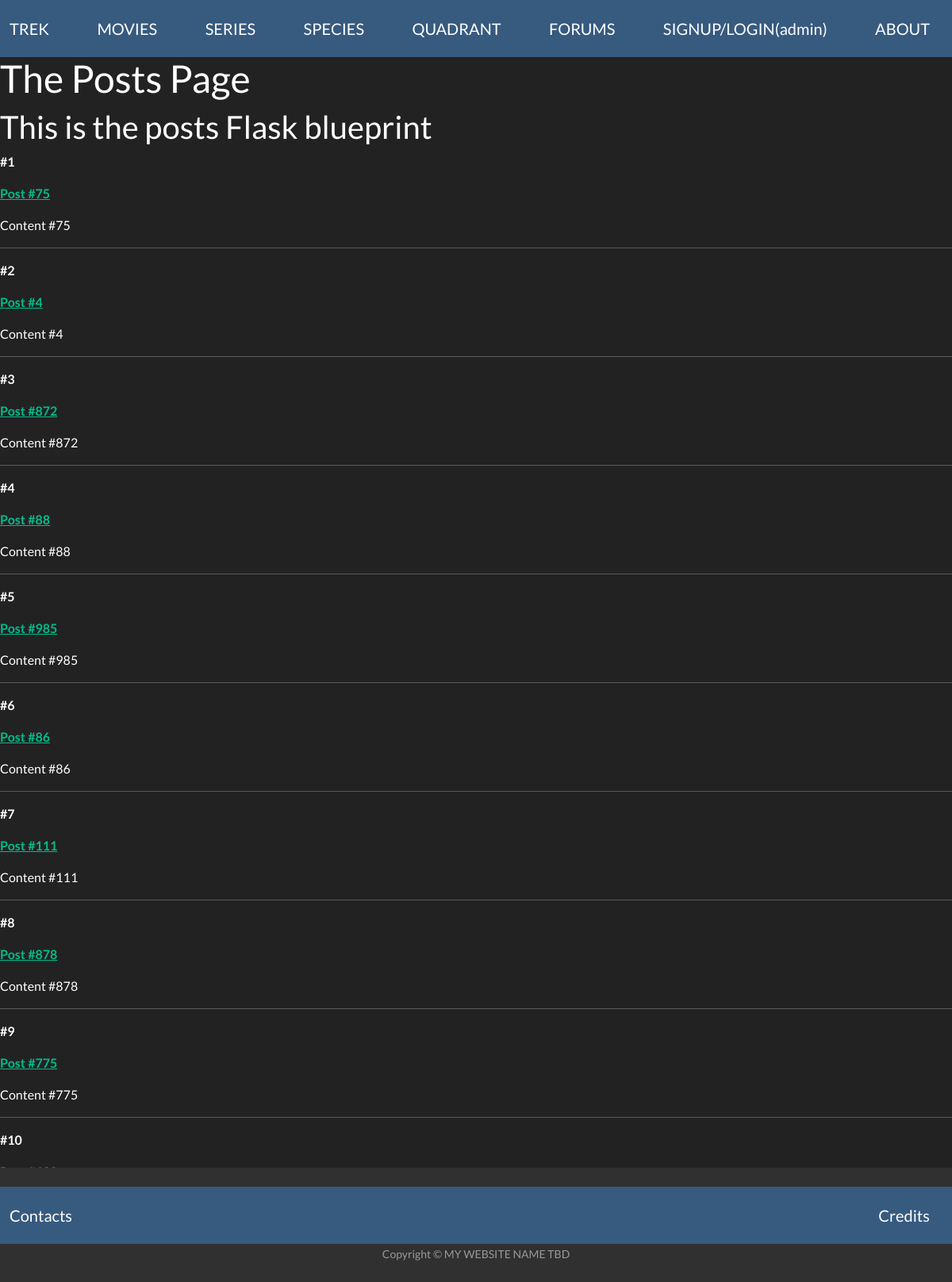
The page /forums on the database its author committed.
### app/trek_blueprints/forums/models/posts.py (models this page shows, shortened)
class Post(db.Model):
    id = db.Column(db.Integer, primary_key=True)
    title = db.Column(db.String(150))
    content = db.Column(db.Text)

### app/trek_blueprints/forums/routes.py (the view)
@forums_bp.route('/forums')
def index():
    posts = Post.query.all()
    return render_template('forums.html', posts=posts)

### app/trek_blueprints/forums/templates/forums.html
{% extends 'base.html' %}
{% block content %}
    <span class="title"><h1>{% block title %} The Posts Page {% endblock %}</h1></span>
    <div class="content">
        <h2>This is the posts Flask blueprint</h2>
        {% for post in posts %}
            <div class="post">
                <p><b>#{{ post.id }}</b></p>
                <p class="title">
                    <b>
                        <a href="#">
                            {{ post.title }}
                        </a>
                    </b>
                </p>
                <div class="content">
                    <p>{{ post.content }}</p>
                </div>
                <hr>
            </div>
        {% endfor %}
    </div>
{% endblock %}

### app/templates/base.html (shortened to what this page needs)
<!DOCTYPE html>
<html lang="en">
<head>
    <link rel="stylesheet" href="https://bootswatch.com/5/darkly/bootstrap.min.css">
</head>
<body>
    <nav class="navbar navbar-expand-lg navbar-dark bg-primary fixed-top">
        <div class="container-fluid">
            <a href="/" class="navbar-brand" id="trek-home">TREK</a>
            <a href="/movies" class="navbar-brand" id="trek-movies">MOVIES</a>
            <a href="" class="navbar-brand" id="trek-series">SERIES</a>
            <a href="" class="navbar-brand" id="trek-species">SPECIES</a>
            <a href="" class="navbar-brand" id="trek-quadrants">QUADRANT</a>
            <a href="/forums" class="navbar-brand" id="forums">FORUMS</a>
            <a href="/admin" class="navbar-brand" id="trek-admin">SIGNUP/LOGIN(admin)</a>
            <a href="" class="navbar-brand" id="trek-about">ABOUT</a>
        </div>
    </nav>
    <div class="content-wrapper" style="margin-top: 70px; margin-bottom: 70px;">
        {% block content %}{% endblock %}
      </div>
<footer id="sticky-footer" class="footer fixed-bottom flex-shrink-0 py-4 bg-dark text-white-50">
    <nav class="navbar navbar-expand-lg navbar-dark bg-primary">
        <div class="container-fluid">
            <a href="" class="navbar-brand" id="trek-contact">Contacts</a>
            <a href="" class="navbar-brand" id="trek-credits">Credits</a></nav>
    <div class="container text-center">
        <small>Copyright &copy; MY WEBSITE NAME TBD</small>
      </div>
</footer>
</body>
</html>

### rows shown on the page
Post: id "1", title "Post #75", content "Content #75"
Post: id "2", title "Post #4", content "Content #4"
Post: id "3", title "Post #872", content "Content #872"
Post: id "4", title "Post #88", content "Content #88"
Post: id "5", title "Post #985", content "Content #985"
Post: id "6", title "Post #86", content "Content #86"
Post: id "7", title "Post #111", content "Content #111"
Post: id "8", title "Post #878", content "Content #878"
Post: id "9", title "Post #775", content "Content #775"
Post: id "10"
